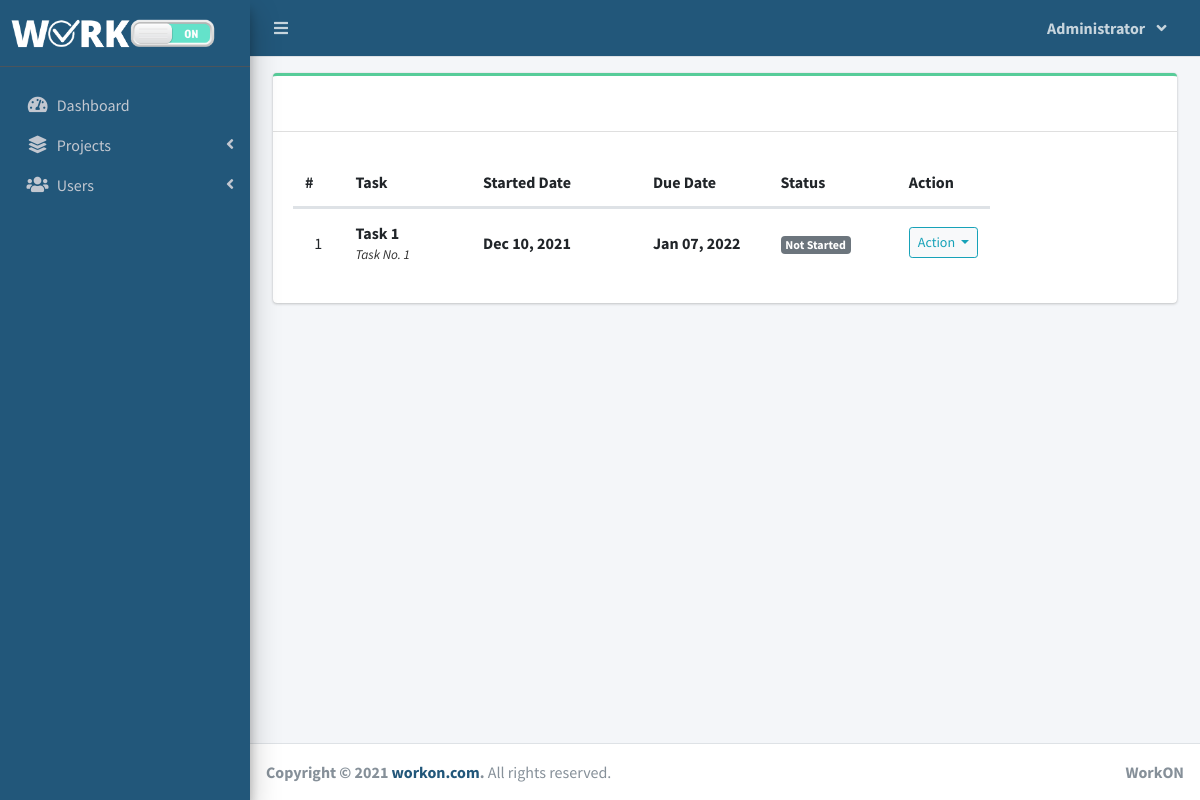
The app's page /index.php?page=task_list (signed in) with its own data.
### tables this page shows
CREATE TABLE `task_list` (
  `id` int(30) NOT NULL,
  `project_id` int(30) NOT NULL,
  `task` varchar(200) NOT NULL,
  `task_owner` varchar(255) NOT NULL,
  `description` text NOT NULL,
  `file_uploaded` longtext NOT NULL,
  `task_url` longtext NOT NULL,
  `status` tinyint(4) NOT NULL,
  `date_created` datetime NOT NULL DEFAULT current_timestamp()
);

CREATE TABLE `project_list` (
  `id` int(30) NOT NULL,
  `name` varchar(200) NOT NULL,
  `description` text NOT NULL,
  `status` tinyint(2) NOT NULL,
  `start_date` date NOT NULL,
  `end_date` date NOT NULL,
  `manager_id` int(30) NOT NULL,
  `user_ids` text NOT NULL,
  `project_url` longtext NOT NULL,
  `project_time_sheet` longtext NOT NULL,
  `project_files` longtext NOT NULL,
  `date_created` datetime NOT NULL DEFAULT current_timestamp()
);

### task_list.php (the view, shortened to what this page needs)
<?php include'db_connect.php' ?>
<div class="col-lg-12">
	<div class="card card-outline card-success">
		<div class="card-header">
			<div class="card-tools">
			</div>
		</div>
		<div class="card-body">
			<table class="table tabe-hover table-condensed" id="list">
				<colgroup>
					<col width="5%">
					<col width="15%">
					<col width="20%">
					<col width="15%">
					<col width="15%">
					<col width="10%">
					<col width="10%">
					<col width="10%">
				</colgroup>
				<thead>
					<tr>
						<th class="text-center">#</th>
						<th style="width:400px">Task</th>
						<th>Started Date</th>
						<th>Due Date</th>
						<th>Status</th>
						<th>Action</th>
					</tr>
				</thead>
				<tbody>
					<?php
					$i = 1;
					$where = "";
					$qry = $conn->query("SELECT t.*,p.name as pname,p.start_date,p.status as pstatus, p.end_date,p.id as pid FROM task_list t inner join project_list p on p.id = t.project_id $where order by p.name asc");
					while($row= $qry->fetch_assoc()):
						$trans = get_html_translation_table(HTML_ENTITIES,ENT_QUOTES);
						unset($trans["\""], $trans["<"], $trans[">"], $trans["<h2"]);
						$desc = strtr(html_entity_decode($row['description']),$trans);
						$desc=str_replace(array("<li>","</li>"), array("",", "), $desc);
					?>
					<tr>
						<td class="text-center"><?php echo $i++ ?></td>
						<td style="width:400px">
							<p><b><?php echo ucwords($row['task']) ?></b></p>
							<p class="truncate"><?php echo strip_tags($desc) ?></p>
						</td>
						<td><b><?php echo date("M d, Y",strtotime($row['start_date'])) ?></b></td>
						<td><b><?php echo date("M d, Y",strtotime($row['end_date'])) ?></b></td>
						<td>
                        	<?php
                        	if($row['status'] == 1){
						  		echo "<span class='badge badge-secondary'>Not Started</span>";
                        	}elseif($row['status'] == 2){
								echo "<span class='badge badge-primary'>Started</span>";
						  	}elseif($row['status'] == 3){
								echo "<span class='badge badge-primary'>In Progress</span>";
						  	}elseif($row['status'] == 4){
								echo "<span class='badge badge-primary'>In Review</span>";
						  	}elseif($row['status'] == 5){
								echo "<span class='badge badge-primary'>Over Due</span>";
						  	}elseif($row['status'] == 6){
						  		echo "<span class='badge badge-success'>Completed</span>";
                        	}
                        	?>
                        </td>
						<td class="text-center">
							<button type="button" class="btn btn-default btn-sm btn-round border-info wave-effect text-info dropdown-toggle" data-toggle="dropdown" aria-expanded="true">
		                      Action
		                    </button>
						</td>
					</tr>
				<?php endwhile; ?>
				</tbody>
			</table>
		</div>
	</div>
</div>

### task_list.php (style rules this page uses)
table p { margin: unset !important; }
table td { vertical-align: middle !important }

### records on screen
task_list: task "Task 1", description "Task No. 1", project_list.start_date "Dec 10, 2021", project_list.end_date "Jan 07, 2022", status "Not Started"

### other values on screen
$_SESSION['login_firstname'] "Administrator"
$_SESSION['system']['name'] "WorkON"
